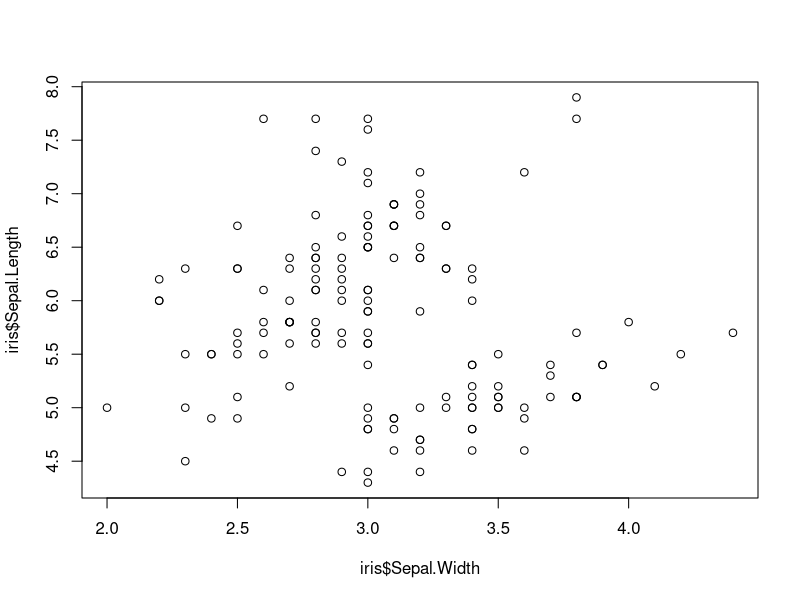
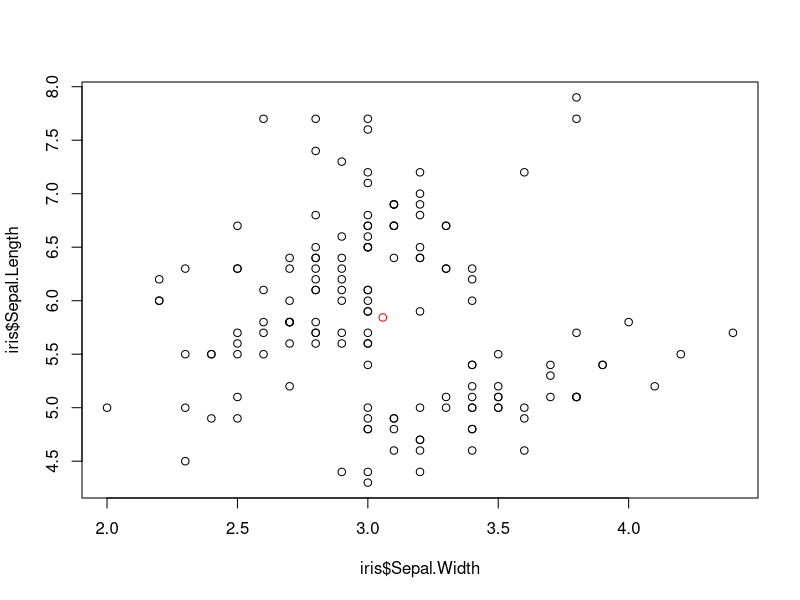
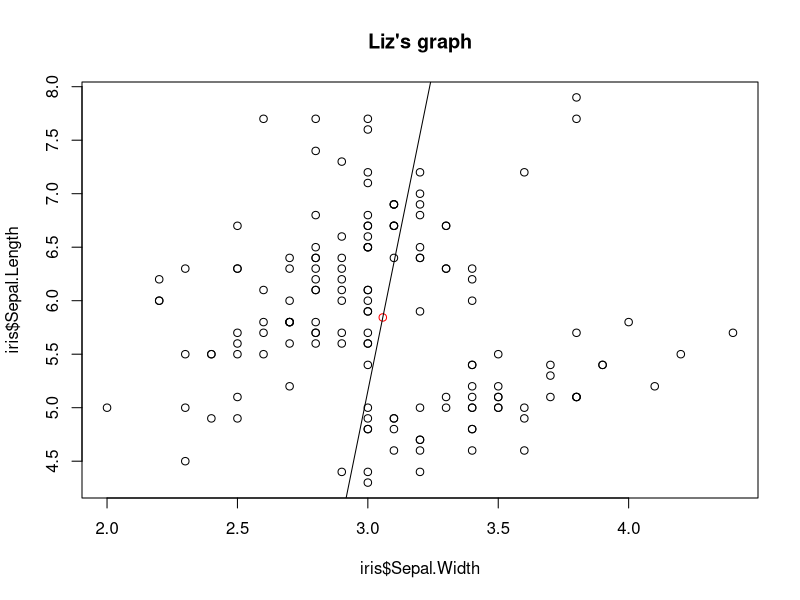

Write R code to recreate these figures, in order.

data(iris)
head(iris)
mean(iris)
mean(iris$Sepal.Width)
mean(iris$Sepal.Length)
sd(iris$Sepal.Width)
plot(x = iris$Sepal.Width, y = iris$Sepal.Length)
data_center_x = mean(iris$Sepal.Width)
data_center_y = mean(iris$Sepal.Length)
c(data_center_x, data_center_y)
plot(x = iris$Sepal.Width, y = iris$Sepal.Length)
points(x = data_center_x, y = data_center_y, col = "red")

line_point_slope = function(x, x1, y1, slope)
{
  get_y_intercept = 
    function(x1, y1, slope) 
      return(-(x1 * slope) + y1)
  
  linear = 
    function(x, yint, slope) 
      return(yint + x * slope)
  
  return(linear(x, get_y_intercept(x1, y1, slope), slope))
}

line_point_slope(2, 4, 4, -2)

plot(x = iris$Sepal.Width, y = iris$Sepal.Length, main = "Liz's graph")
points(x = data_center_x, y = data_center_y, col = "red")
curve(
  line_point_slope(
    x, 
    data_center_x, 
    data_center_y,
    12.0), 
  add = TRUE)


